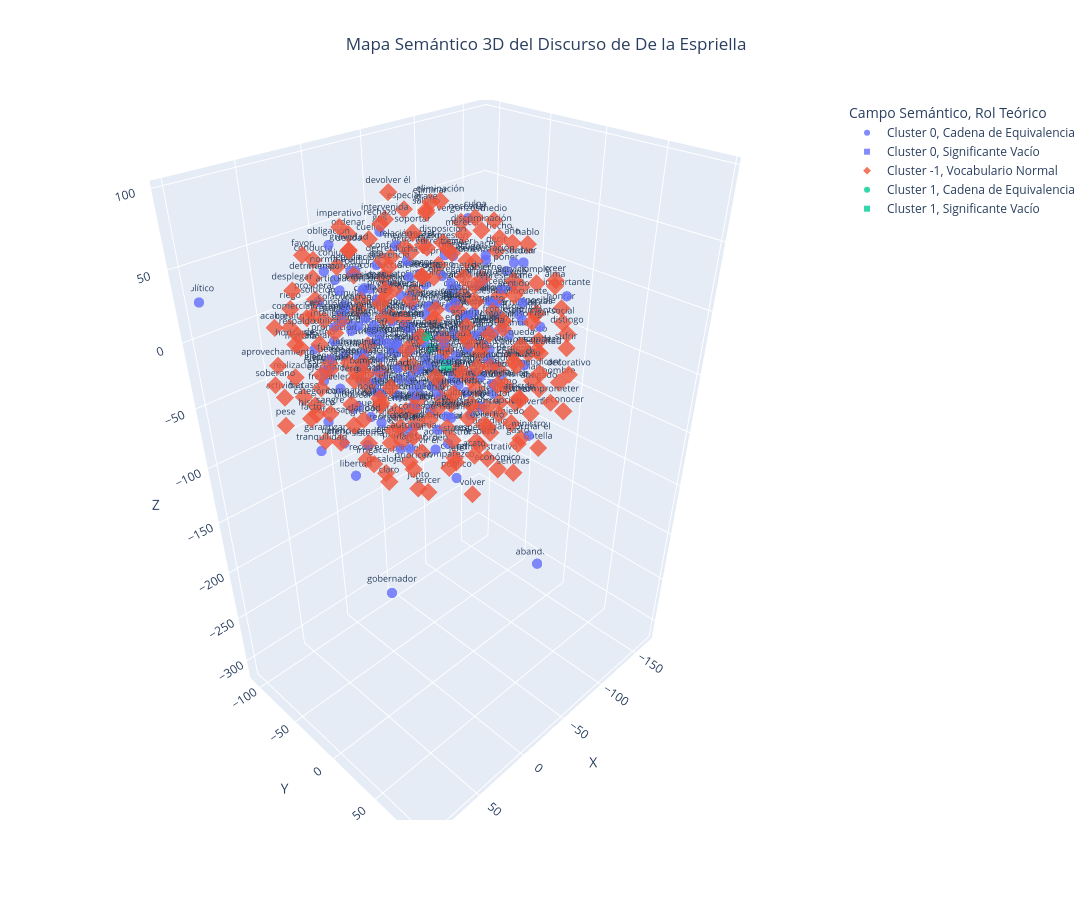

Notebook code cell kept with this figure:
### Markdown cell above
### **Grafica en 3D**

### Code cell
import plotly.express as px
from sklearn.manifold import TSNE
import pandas as pd

# 1. Recuperar categorías teóricas a partir de nuestras variables
categorias_teoricas = {}
for c_id, palabras in clusters.items():
    if c_id == -1: continue # Ignorar ruido
    
    # Significante vacío de este cluster
    sv = identificar_significante_vacio(palabras, stats)
    if sv:
        categorias_teoricas[sv] = 'Significante Vacío'
        
    # Cadenas de equivalencia
    cadenas = identificar_cadenas(palabras, stats, todos_vectores, sv)
    if cadenas:
        for p in cadenas[0]: # La primera cadena encontrada
            if p not in categorias_teoricas:
                categorias_teoricas[p] = 'Cadena de Equivalencia'

# 2. Reducir a 3 DIMENSIONES
tsne_3d = TSNE(n_components=3, random_state=42, perplexity=min(30, len(vectores_promedio) - 1))
coords_3d = tsne_3d.fit_transform(vectores_promedio)

# 3. Preparar los datos para Plotly
datos_grafica = []
for i, palabra in enumerate(palabras_validas):
    # Encontrar a qué cluster pertenece
    cluster_de_palabra = "Ruido"
    for c_id, palabras_cluster in clusters.items():
        if palabra in palabras_cluster:
            cluster_de_palabra = f"Cluster {c_id}"
            break
            
    # Asignar categoría teórica
    categoria = categorias_teoricas.get(palabra, "Vocabulario Normal")
        
    datos_grafica.append({
        "Palabra": palabra,
        "X": coords_3d[i, 0],
        "Y": coords_3d[i, 1],
        "Z": coords_3d[i, 2],
        "Campo Semántico": cluster_de_palabra,
        "Rol Teórico": categoria
    })

df_grafica = pd.DataFrame(datos_grafica)

# 4. Crear la gráfica 3D interactiva
fig = px.scatter_3d(
    df_grafica, 
    x='X', y='Y', z='Z',
    color='Campo Semántico',
    symbol='Rol Teórico',
    text='Palabra',  # Muestra el texto en el espacio
    hover_data=['Rol Teórico'], # Qué mostrar al pasar el mouse
    title="Mapa Semántico 3D del Discurso de De la Espriella",
    opacity=0.8
)

# Ajustes de diseño para que el texto sea legible y el gráfico amplio
fig.update_traces(textposition='top center', textfont_size=9, marker=dict(size=6))
fig.update_layout(height=900, width=1100, title_x=0.5)

fig.show()

### Figure 1 — Plotly figure (JSON) as saved in the notebook; plotly's stock layout.template omitted (floating-point values rounded to 4 significant figures; data arrays with more than 128 entries replaced by an {"elided": "..."} marker saying what was removed)
{"data": [{"customdata": {"elided": "177x1 str values"}, "hovertemplate": "Campo Semántico=Cluster 0<br>Rol Teórico=%{customdata[0]}<br>X=%{x}<br>Y=%{y}<br>Z=%{z}<br>Palabra=%{text}<extra></extra>", "legendgroup": "Cluster 0, Cadena de Equivalencia", "marker": {"color": "#636efa", "opacity": 0.8, "size": 6, "symbol": "circle"}, "mode": "markers+text", "name": "Cluster 0, Cadena de Equivalencia", "scene": "scene", "showlegend": true, "text": {"elided": "177 str values"}, "textfont": {"size": 9}, "textposition": "top center", "type": "scatter3d", "x": {"elided": "177 float values"}, "y": {"elided": "177 float values"}, "z": {"elided": "177 float values"}}, {"customdata": [["Significante Vacío"]], "hovertemplate": "Campo Semántico=Cluster 0<br>Rol Teórico=%{customdata[0]}<br>X=%{x}<br>Y=%{y}<br>Z=%{z}<br>Palabra=%{text}<extra></extra>", "legendgroup": "Cluster 0, Significante Vacío", "marker": {"color": "#636efa", "opacity": 0.8, "size": 6, "symbol": "square"}, "mode": "markers+text", "name": "Cluster 0, Significante Vacío", "scene": "scene", "showlegend": true, "text": ["presidente"], "textfont": {"size": 9}, "textposition": "top center", "type": "scatter3d", "x": [-10.34], "y": [15.72], "z": [-20.46]}, {"customdata": {"elided": "221x1 str values"}, "hovertemplate": "Campo Semántico=Cluster -1<br>Rol Teórico=%{customdata[0]}<br>X=%{x}<br>Y=%{y}<br>Z=%{z}<br>Palabra=%{text}<extra></extra>", "legendgroup": "Cluster -1, Vocabulario Normal", "marker": {"color": "#EF553B", "opacity": 0.8, "size": 6, "symbol": "diamond"}, "mode": "markers+text", "name": "Cluster -1, Vocabulario Normal", "scene": "scene", "showlegend": true, "text": {"elided": "221 str values"}, "textfont": {"size": 9}, "textposition": "top center", "type": "scatter3d", "x": {"elided": "221 float values"}, "y": {"elided": "221 float values"}, "z": {"elided": "221 float values"}}, {"customdata": [["Cadena de Equivalencia"], ["Cadena de Equivalencia"]], "hovertemplate": "Campo Semántico=Cluster 1<br>Rol Teórico=%{customdata[0]}<br>X=%{x}<br>Y=%{y}<br>Z=%{z}<br>Palabra=%{text}<extra></extra>", "legendgroup": "Cluster 1, Cadena de Equivalencia", "marker": {"color": "#00cc96", "opacity": 0.8, "size": 6, "symbol": "circle"}, "mode": "markers+text", "name": "Cluster 1, Cadena de Equivalencia", "scene": "scene", "showlegend": true, "text": ["proponer", "ofrecer él"], "textfont": {"size": 9}, "textposition": "top center", "type": "scatter3d", "x": [-26.04, -19.39], "y": [-22.34, -19.5], "z": [-18.94, -6.749]}, {"customdata": [["Significante Vacío"]], "hovertemplate": "Campo Semántico=Cluster 1<br>Rol Teórico=%{customdata[0]}<br>X=%{x}<br>Y=%{y}<br>Z=%{z}<br>Palabra=%{text}<extra></extra>", "legendgroup": "Cluster 1, Significante Vacío", "marker": {"color": "#00cc96", "opacity": 0.8, "size": 6, "symbol": "square"}, "mode": "markers+text", "name": "Cluster 1, Significante Vacío", "scene": "scene", "showlegend": true, "text": ["plantear él"], "textfont": {"size": 9}, "textposition": "top center", "type": "scatter3d", "x": [-28.21], "y": [-9.738], "z": [-28.76]}], "layout": {"height": 900, "legend": {"title": {"text": "Campo Semántico, Rol Teórico"}, "tracegroupgap": 0}, "scene": {"domain": {"x": [0, 1], "y": [0, 1]}, "xaxis": {"title": {"text": "X"}}, "yaxis": {"title": {"text": "Y"}}, "zaxis": {"title": {"text": "Z"}}}, "title": {"text": "Mapa Semántico 3D del Discurso de De la Espriella", "x": 0.5}, "width": 1100}}
